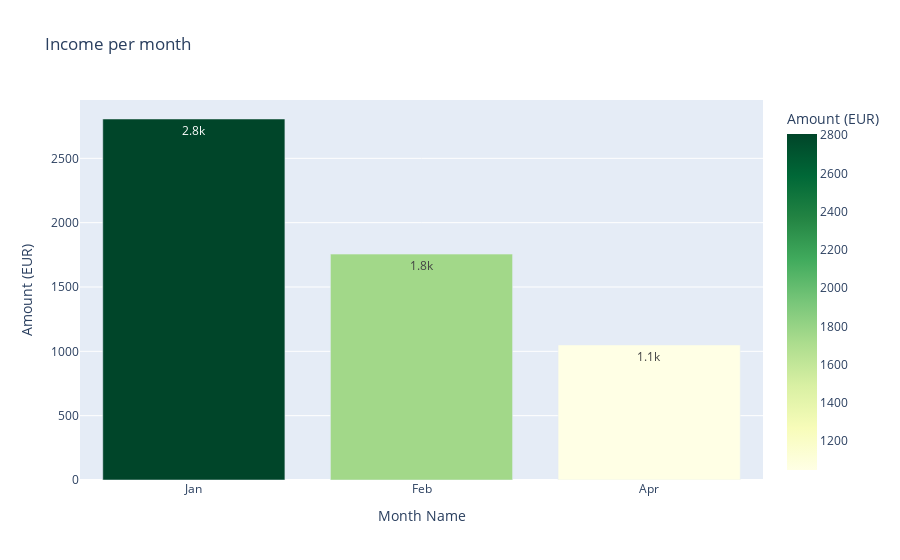

This figure's notebook cell:
### Code cell
income_monthly_2024 = make_monthly_bar_chart(df, 2024, 'Income')
income_monthly_2024

### Figure 1 — Plotly figure (JSON) as saved in the notebook; plotly's stock layout.template omitted (floating-point values rounded to 4 significant figures)
{"data": [{"alignmentgroup": "True", "hovertemplate": "Month Name=%{x}<br>Amount (EUR)=%{marker.color}<extra></extra>", "legendgroup": "", "marker": {"color": [2806.0, 1756.0, 1050], "coloraxis": "coloraxis", "pattern": {"shape": ""}}, "name": "", "offsetgroup": "", "orientation": "v", "showlegend": false, "textposition": "auto", "texttemplate": "%{y:.2s}", "type": "bar", "x": ["Jan", "Feb", "Apr"], "xaxis": "x", "y": [2806.0, 1756.0, 1050], "yaxis": "y"}], "layout": {"barmode": "relative", "coloraxis": {"colorbar": {"title": {"text": "Amount (EUR)"}}, "colorscale": [[0, "rgb(255,255,229)"], [0.125, "rgb(247,252,185)"], [0.25, "rgb(217,240,163)"], [0.375, "rgb(173,221,142)"], [0.5, "rgb(120,198,121)"], [0.625, "rgb(65,171,93)"], [0.75, "rgb(35,132,67)"], [0.875, "rgb(0,104,55)"], [1, "rgb(0,69,41)"]]}, "legend": {"tracegroupgap": 0}, "title": {"text": "Income per month"}, "xaxis": {"anchor": "y", "domain": [0, 1], "title": {"text": "Month Name"}}, "yaxis": {"anchor": "x", "domain": [0, 1], "title": {"text": "Amount (EUR)"}}}}
